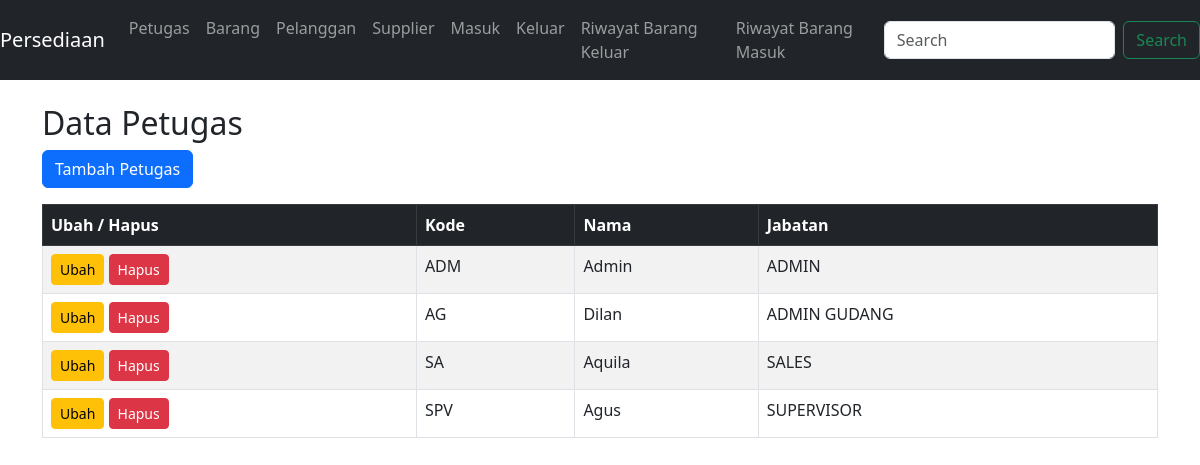
The app's page /petugas.php with its own data.
### tables this page shows
CREATE TABLE `tb_petugas` (
  `kode_petugas` varchar(50) NOT NULL,
  `nama` varchar(250) NOT NULL,
  `jabatan` varchar(250) NOT NULL,
  `password` varchar(255) NOT NULL
);

### petugas.php (the view, shortened to what this page needs)
<?php
require_once('koneksi.php');
$query_sql = "SELECT * FROM tb_petugas";
$sql = $koneksi->query($query_sql);
$totaldata = $sql->num_rows;
?>
<!doctype html>
<html lang="en">
 <head>
  <link href="https://cdn.jsdelivr.net/npm/bootstrap@5.3.0-alpha1/dist/css/bootstrap.min.css" rel="stylesheet">
  <link href="https://cdn.jsdelivr.net/npm/font-awesome/css/font-awesome.min.css" rel="stylesheet">
 </head>
 <body>
   <?php require_once('menu.php'); ?>
   <div class="container mt-4">
     <h2>Data Petugas</h2>
     <a href="petugastambah.php" class="btn btn-primary mb-3">Tambah Petugas</a>
     <?php if ($totaldata == 0) { ?>
       <div class="alert alert-warning" role="alert">Data kosong.</div>
     <?php } else { ?>
       <table class="table table-striped table-bordered">
         <thead class="table table-dark">
           <tr>
             <th>Ubah / Hapus</th>
             <th>Kode</th>
             <th>Nama</th>
             <th>Jabatan</th>
           </tr>
         </thead>
         <tbody>
           <?php while ($data = $sql->fetch_assoc()) { ?>
             <tr>
               <td>
                 <a href="petugasedit.php?id=<?php echo $data['kode_petugas']; ?>" class="btn btn-warning btn-sm">Ubah</a>
                 <a href="petugashapus.php?id=<?php echo $data['kode_petugas']; ?>" class="btn btn-danger btn-sm">Hapus</a>
               </td>
               <td><?php echo $data['kode_petugas']; ?></td>
               <td><?php echo $data['nama']; ?></td>
               <td><?php echo $data['jabatan']; ?></td>
             </tr>
           <?php } ?>
         </tbody>
       </table>
     <?php } ?>
   </div>
 </body>
</html>

### records on screen
tb_petugas: kode_petugas "ADM", nama "Admin", jabatan "ADMIN"
tb_petugas: kode_petugas "AG", nama "Dilan", jabatan "ADMIN GUDANG"
tb_petugas: kode_petugas "SA", nama "Aquila", jabatan "SALES"
tb_petugas: kode_petugas "SPV", nama "Agus", jabatan "SUPERVISOR"
